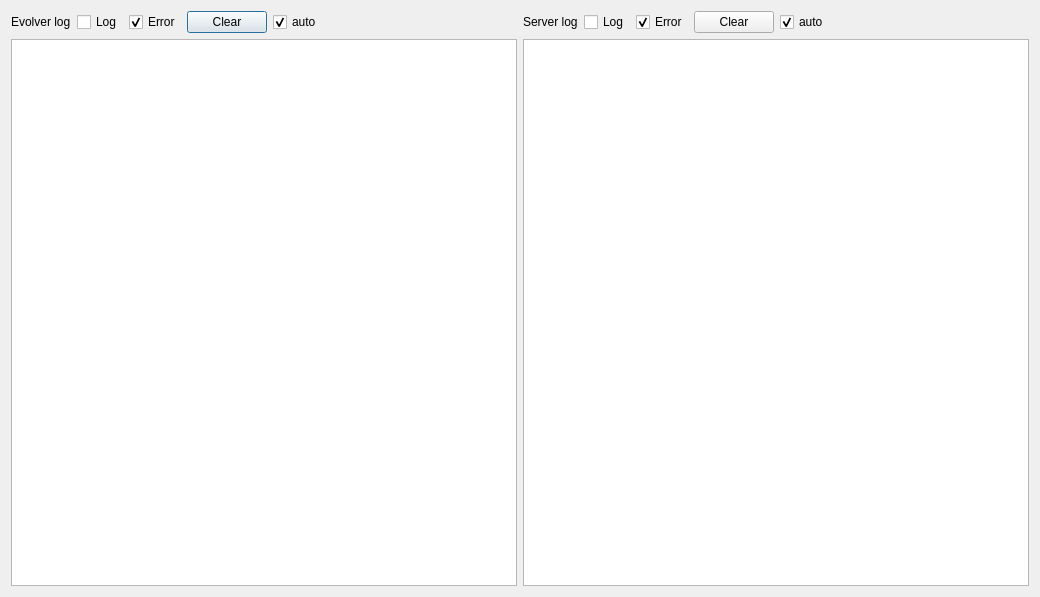
<?xml version="1.0" encoding="UTF-8"?>
<ui version="4.0">
 <class>LogWindow</class>
 <widget class="QDialog" name="LogWindow">
  <property name="geometry">
   <rect>
    <x>0</x>
    <y>0</y>
    <width>1040</width>
    <height>597</height>
   </rect>
  </property>
  <property name="windowTitle">
   <string>Logs</string>
  </property>
  <layout class="QGridLayout" name="gridLayout">
   <item row="0" column="0">
    <layout class="QHBoxLayout" name="horizontalLayout">
     <item>
      <widget class="QLabel" name="label">
       <property name="text">
        <string>Evolver log</string>
       </property>
      </widget>
     </item>
     <item>
      <widget class="QCheckBox" name="check_log_evolver">
       <property name="text">
        <string>Log</string>
       </property>
      </widget>
     </item>
     <item>
      <widget class="QCheckBox" name="check_error_evolver">
       <property name="text">
        <string>Error</string>
       </property>
       <property name="checked">
        <bool>true</bool>
       </property>
      </widget>
     </item>
     <item>
      <widget class="QPushButton" name="push_evolver_clear">
       <property name="text">
        <string>Clear</string>
       </property>
      </widget>
     </item>
     <item>
      <widget class="QCheckBox" name="check_clear_evolver">
       <property name="text">
        <string>auto</string>
       </property>
       <property name="checked">
        <bool>true</bool>
       </property>
      </widget>
     </item>
     <item>
      <spacer name="horizontalSpacer">
       <property name="orientation">
        <enum>Qt::Horizontal</enum>
       </property>
       <property name="sizeHint" stdset="0">
        <size>
         <width>40</width>
         <height>20</height>
        </size>
       </property>
      </spacer>
     </item>
    </layout>
   </item>
   <item row="0" column="1">
    <layout class="QHBoxLayout" name="horizontalLayout_2">
     <item>
      <widget class="QLabel" name="label_2">
       <property name="text">
        <string>Server log</string>
       </property>
      </widget>
     </item>
     <item>
      <widget class="QCheckBox" name="check_log_server">
       <property name="text">
        <string>Log</string>
       </property>
      </widget>
     </item>
     <item>
      <widget class="QCheckBox" name="check_error_server">
       <property name="text">
        <string>Error</string>
       </property>
       <property name="checked">
        <bool>true</bool>
       </property>
      </widget>
     </item>
     <item>
      <widget class="QPushButton" name="push_server_clear">
       <property name="text">
        <string>Clear</string>
       </property>
      </widget>
     </item>
     <item>
      <widget class="QCheckBox" name="check_clear_server">
       <property name="text">
        <string>auto</string>
       </property>
       <property name="checked">
        <bool>true</bool>
       </property>
      </widget>
     </item>
     <item>
      <spacer name="horizontalSpacer_2">
       <property name="orientation">
        <enum>Qt::Horizontal</enum>
       </property>
       <property name="sizeHint" stdset="0">
        <size>
         <width>40</width>
         <height>20</height>
        </size>
       </property>
      </spacer>
     </item>
    </layout>
   </item>
   <item row="1" column="0">
    <widget class="QListWidget" name="list_error_evolver"/>
   </item>
   <item row="1" column="1">
    <widget class="QListWidget" name="list_error_server"/>
   </item>
  </layout>
 </widget>
 <resources/>
 <connections/>
</ui>
